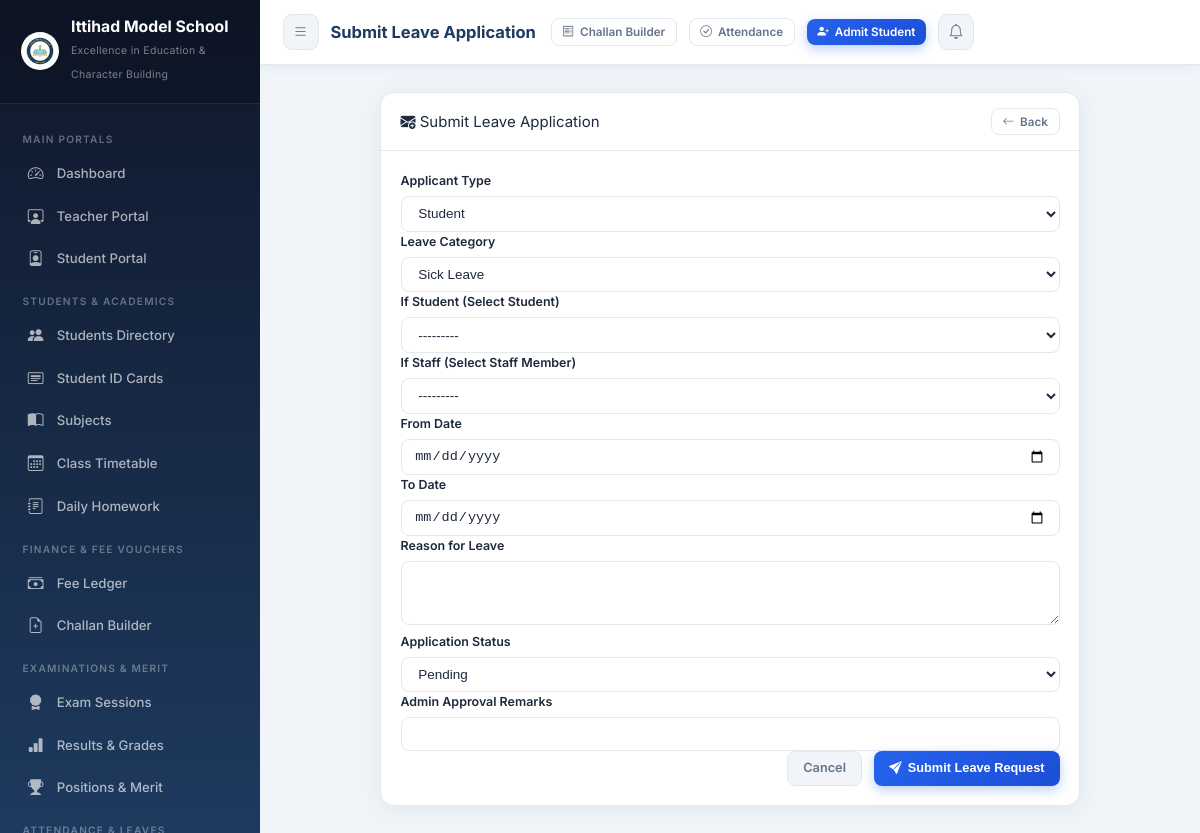
Page /leaves/apply/ (signed in) on the committed database.
### core/models.py (models this page shows, shortened)
class SchoolSetting(models.Model):
    school_name        = models.CharField(max_length=200, default='Ittihad Model School')
    tagline            = models.CharField(max_length=250, default='Excellence in Education & Character Building')
    registration_no    = models.CharField(max_length=100, default='REG-IMS-2026-987')
    address            = models.TextField(default='Sector H-9, Educational Complex, Capital City')
    contact_phone      = models.CharField(max_length=50, default='+92 51 9876543 / 0300-1234567')
    email              = models.EmailField(default='info@ittihadmodelschool.edu.pk')
    website            = models.URLField(default='https://ittihadmodelschool.edu.pk', blank=True)
    logo               = models.ImageField(upload_to='school_branding/', default='school_branding/logo.png', blank=True, null=True)
    bank_name          = models.CharField(max_length=100, default='National Allied Bank Ltd')
    bank_account_title = models.CharField(max_length=150, default='Ittihad Model School Trust')
    bank_account_no    = models.CharField(max_length=50, default='0123-4567890123')
    iban               = models.CharField(max_length=50, default='PK36NABL0000012345678901')
    bank_branch        = models.CharField(max_length=100, default='Main Campus Branch (Code: 0422)')
    currency_symbol    = models.CharField(max_length=10, default='PKR')
    late_fee_per_day   = models.DecimalField(max_digits=8, decimal_places=2, default=50.00)
    principal_name     = models.CharField(max_length=100, default='Prof. Dr. Sarah Jenkins')
    @classmethod
    def get_settings(cls):
        obj, _ = cls.objects.get_or_create(
            id=1,
            defaults={
                'school_name': 'Ittihad Model School',
                'tagline': 'Excellence in Education & Character Building',
                'logo': 'school_branding/logo.png',
            }
        )
        return obj

### core/views.py (the view)
# urls.py: path('leaves/apply/',                views.leave_apply,              name='leave_apply'),
@login_required
def leave_apply(request):
    form = LeaveApplicationForm(request.POST or None)
    if form.is_valid():
        form.save()
        messages.success(request, "Leave application submitted successfully.")
        return redirect('leave_list')
    return render(request, 'core/leave_form.html', {'form': form, 'title': 'Submit Leave Application'})

### core/forms.py
class LeaveApplicationForm(forms.ModelForm):
    class Meta:
        model = LeaveApplication
        fields = ['applicant_type', 'student', 'staff', 'leave_type', 'from_date', 'to_date', 'reason', 'status', 'admin_remarks']
        widgets = {
            'applicant_type': forms.Select(attrs={'class': 'form-select'}),
            'student': forms.Select(attrs={'class': 'form-select'}),
            'staff': forms.Select(attrs={'class': 'form-select'}),
            'leave_type': forms.Select(attrs={'class': 'form-select'}),
            'from_date': forms.DateInput(attrs={'class': 'form-control', 'type': 'date'}),
            'to_date': forms.DateInput(attrs={'class': 'form-control', 'type': 'date'}),
            'reason': forms.Textarea(attrs={'class': 'form-control', 'rows': 3}),
            'status': forms.Select(attrs={'class': 'form-select'}),
            'admin_remarks': forms.TextInput(attrs={'class': 'form-control'}),
        }

### core/context_processors.py (called while the page is built)
def school_settings_processor(request):
    try:
        setting = SchoolSetting.get_settings()
    except Exception:
        setting = None
    return {
        'school_setting': setting,
        'SCHOOL_NAME': setting.school_name if setting else 'Ittihad Model School',
    }

### core/models.py (called while the page is built)
    def __str__(self):
        return f"{self.name} ({self.emp_id}) - {self.designation}"

    def __str__(self):
        return f"{self.name} ({self.roll_no}) - Class {self.student_class}-{self.section}"

### templates/core/leave_form.html (shortened to what this page needs)
{% extends "base.html" %}
{% block page_title %}{{ title }}{% endblock %}
{% block content %}
<div class="form-container fade-in" style="max-width: 700px; margin: 0 auto;">
  <div class="card">
    <div class="card-header">
      <div class="card-title"><i class="bi bi-envelope-plus-fill text-primary"></i> {{ title }}</div>
      <a href="{% url 'leave_list' %}" class="btn btn-outline btn-sm"><i class="bi bi-arrow-left"></i> Back</a>
    </div>
    <div class="card-body">
      <form method="post">
        <div class="form-grid">
          <div class="form-group">
            <label class="form-label">Applicant Type</label>
            {{ form.applicant_type }}
          </div>
          <div class="form-group">
            <label class="form-label">Leave Category</label>
            {{ form.leave_type }}
          </div>
          <div class="form-group">
            <label class="form-label">If Student (Select Student)</label>
            {{ form.student }}
          </div>
          <div class="form-group">
            <label class="form-label">If Staff (Select Staff Member)</label>
            {{ form.staff }}
          </div>
          <div class="form-group">
            <label class="form-label">From Date</label>
            {{ form.from_date }}
          </div>
          <div class="form-group">
            <label class="form-label">To Date</label>
            {{ form.to_date }}
          </div>
          <div class="form-group" style="grid-column: span 2;">
            <label class="form-label">Reason for Leave</label>
            {{ form.reason }}
          </div>
          <div class="form-group">
            <label class="form-label">Application Status</label>
            {{ form.status }}
          </div>
          <div class="form-group">
            <label class="form-label">Admin Approval Remarks</label>
            {{ form.admin_remarks }}
          </div>
        </div>
        <div class="form-actions mt-4" style="display:flex; justify-content:flex-end; gap:12px;">
          <a href="{% url 'leave_list' %}" class="btn btn-secondary">Cancel</a>
          <button type="submit" class="btn btn-primary"><i class="bi bi-send-fill"></i> Submit Leave Request</button>
        </div>
      </form>
    </div>
  </div>
</div>
{% endblock %}

### templates/base.html (shortened to what this page needs)
<!DOCTYPE html>
<html lang="en">
<head>
  {% load static %}
  <link rel="stylesheet" href="{% static 'css/style.css' %}">
  <link rel="stylesheet" href="https://cdn.jsdelivr.net/npm/bootstrap-icons@1.11.1/font/bootstrap-icons.css">
</head>
<body>
<aside class="sidebar" id="sidebar">
  <div class="sidebar-brand">
    <div class="brand-icon" style="display:flex; align-items:center; justify-content:center; background:none;">
      {% if school_setting.logo %}
        <img src="{{ school_setting.logo.url }}" alt="Logo" style="width:38px; height:38px; border-radius:50%; object-fit:contain; background:white; padding:1px; box-shadow:0 2px 6px rgba(0,0,0,0.15);">
      {% else %}
        <img src="{% static 'images/logo.png' %}" alt="Logo" style="width:38px; height:38px; border-radius:50%; object-fit:contain; background:white; padding:1px; box-shadow:0 2px 6px rgba(0,0,0,0.15);" onerror="this.outerHTML='🏫'">
      {% endif %}
    </div>
    <div class="brand-text">
      <h2 style="font-size:1.05rem; line-height:1.2;">{{ school_setting.school_name|default:"Ittihad Model School" }}</h2>
      <span style="font-size:0.7rem; letter-spacing:0.3px;">{{ school_setting.tagline|default:"Excellence in Education" }}</span>
    </div>
  </div>
  <nav class="sidebar-menu">
    <div class="menu-label">Main Portals</div>
    <div class="nav-item">
      <a href="{% url 'dashboard' %}" class="nav-link">
        <span class="nav-icon"><i class="bi bi-speedometer2"></i></span>
        Dashboard
      </a>
    </div>
    <div class="nav-item">
      <a href="{% url 'teacher_portal' %}" class="nav-link">
        <span class="nav-icon"><i class="bi bi-person-workspace"></i></span>
        Teacher Portal
      </a>
    </div>
    <div class="nav-item">
      <a href="{% url 'student_portal' %}" class="nav-link">
        <span class="nav-icon"><i class="bi bi-person-badge"></i></span>
        Student Portal
      </a>
    </div>
    <div class="menu-label">Students & Academics</div>
    <div class="nav-item">
      <a href="{% url 'student_list' %}" class="nav-link">
        <span class="nav-icon"><i class="bi bi-people-fill"></i></span>
        Students Directory
      </a>
    </div>
    <div class="nav-item">
      <a href="{% url 'student_id_cards_pdf' %}" target="_blank" class="nav-link">
        <span class="nav-icon"><i class="bi bi-card-heading"></i></span>
        Student ID Cards
      </a>
    </div>
    <div class="nav-item">
      <a href="{% url 'subject_list' %}" class="nav-link">
        <span class="nav-icon"><i class="bi bi-book-half"></i></span>
        Subjects
      </a>
    </div>
    <div class="nav-item">
      <a href="{% url 'timetable_list' %}" class="nav-link">
        <span class="nav-icon"><i class="bi bi-calendar3"></i></span>
        Class Timetable
      </a>
    </div>
    <div class="nav-item">
      <a href="{% url 'homework_list' %}" class="nav-link">
        <span class="nav-icon"><i class="bi bi-journal-text"></i></span>
        Daily Homework
      </a>
    </div>
    <div class="menu-label">Finance & Fee Vouchers</div>
    <div class="nav-item">
      <a href="{% url 'fee_list' %}" class="nav-link">
        <span class="nav-icon"><i class="bi bi-cash-stack"></i></span>
        Fee Ledger
      </a>
    </div>
    <div class="nav-item">
      <a href="{% url 'bulk_voucher_generate' %}" class="nav-link">
        <span class="nav-icon"><i class="bi bi-file-earmark-plus"></i></span>
        Challan Builder
      </a>
    </div>
    <div class="menu-label">Examinations & Merit</div>
    <div class="nav-item">
      <a href="{% url 'exam_list' %}" class="nav-link">
        <span class="nav-icon"><i class="bi bi-award-fill"></i></span>
        Exam Sessions
      </a>
    </div>
    <div class="nav-item">
      <a href="{% url 'result_list' %}" class="nav-link">
        <span class="nav-icon"><i class="bi bi-bar-chart-fill"></i></span>
        Results & Grades
      </a>
    </div>
    <div class="nav-item">
      <a href="{% url 'merit_list_view' %}" class="nav-link">
        <span class="nav-icon"><i class="bi bi-trophy-fill"></i></span>
        Positions & Merit
      </a>
    </div>
    <div class="menu-label">Attendance & Leaves</div>
  </nav>
</aside>
<header class="topbar">
  <div style="display:flex; align-items:center; gap:12px;">
    <button class="btn-icon" id="menuToggle" aria-label="Toggle menu">
      <i class="bi bi-list"></i>
    </button>
    <div class="topbar-title">{% block page_title %}EduManage Dashboard{% endblock %}</div>
  </div>
  <div class="topbar-actions">
    <a href="{% url 'bulk_voucher_generate' %}" class="btn btn-outline btn-sm" title="Generate Monthly Vouchers">
      <i class="bi bi-receipt"></i> <span class="d-none-sm">Challan Builder</span>
    </a>
    <a href="{% url 'student_attendance' %}" class="btn btn-outline btn-sm" title="Mark Daily Attendance">
      <i class="bi bi-check-circle"></i> <span class="d-none-sm">Attendance</span>
    </a>
    <a href="{% url 'student_add' %}" class="btn btn-primary btn-sm" id="quickAddStudent">
      <i class="bi bi-person-plus-fill"></i> <span class="d-none-sm">Admit Student</span>
    </a>
    <a href="{% url 'notifications' %}" class="btn-icon" id="notifBtn" title="Notifications">
      <i class="bi bi-bell"></i>
    </a>
  </div>
</header>
<main class="main-content">
  <div class="page-body">
    {% block content %}{% endblock %}
  </div>
</main>
</body>
</html>

### rows in the picture
SchoolSetting: logo (picture), school_name "Ittihad Model School", tagline "Excellence in Education & Character Building"

### other values in the picture
{{ title }} "Submit Leave Application"
